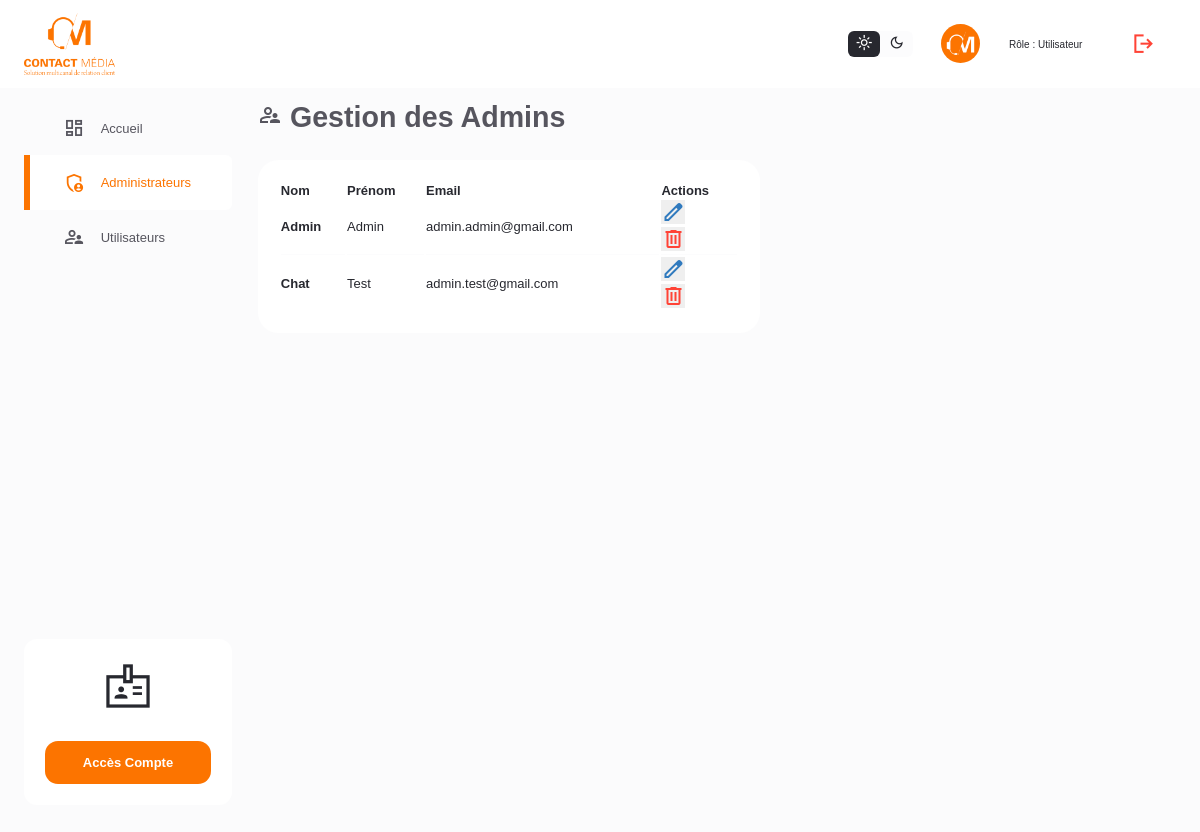
The page /management_admin.php (signed in) on the database its author committed.
### tables this page shows
CREATE TABLE `users` (
  `id` int(11) NOT NULL,
  `lastname` varchar(255) NOT NULL,
  `firstname` varchar(255) NOT NULL,
  `email` varchar(255) NOT NULL,
  `password` varchar(255) NOT NULL,
  `workspace_connected` tinyint(1) NOT NULL
);

### public/management_admin.php (the view, shortened to what this page needs)
<?php
if ($_SESSION['workspace'] == true) {
         header('Location: index.php'); ?>
<!DOCTYPE html>
<html lang="fr">
<head>
    <link rel="stylesheet" href="assets/css/main.css">
</head>
<body>
    <?php include('header.php') ?>
    <main>
        <aside>
            <?php
    include('sidebar.php')?>
        </aside>
        <section class="middle">
            <div class="header">
                <h1><span class="material-symbols-sharp">supervisor_account</span> Gestion des Admins</h1>
            </div>
            <div class="admin-user">
                <table>
                    <thead>
                        <tr>
                            <th>Nom</th>
                            <th>Prénom</th>
                            <th>Email</th>
                            <th>Actions</th>
                        </tr>
                    </thead>
                    <tbody>
                        <?php
    include_once('function_connect.php');
    $stmt = $sql->prepare("SELECT * FROM users NATURAL JOIN roles WHERE workspace_role = '1000' ORDER BY `firstname` ASC");
    $stmt->execute();
    $users = $stmt->fetchAll();
    foreach ($users as $user) {
                        ?>
                         <tr>
                             <td><b><?php echo $user['lastname']; ?></b></td>
                             <td><?php echo $user['firstname']; ?></td>
                             <td><?php echo $user['email']; ?></td>
                             <td>
                             <form method="post">
                              <button type="submit" name="edit" class="material-symbols-outlined secondary">edit</button>
                             </form>
                             <form onsubmit="return confirm('Cet utilisateur sera supprimé')" action="" method="post">
                                 <button type="submit" name="delete" class="material-symbols-outlined danger">delete</button>
                             </form>
                                 </div>
                             </td>
                         </tr>
                         <?php }
                         ?>
        </section>
    </main>
</body>
</html>
<?php } else
    header('Location: index.php');

### public/assets/css/main.css (style rules this page uses)
:root { --color-white: #ffffff; --color-light: #f0eff538; --color-gray-light: #86848c; --color-gray-dark: #56555e; --color-dark: #27282f; --color-primary: rgb(252, 116, 0); --color-secondary: rgb(48, 122, 190); --color-success: rgb(34, 202, 75); --color-danger: rgb(255, 67, 54); --color-warning: rgb(234, 181, 7); --color-primary-light: rgba(252, 116, 0, 0.2); --color-secondary-light: rgba(48, 122, 190, 0.2); --color-success-light: rgba(34, 202, 75, 0.2); --color-danger-light: rgba(255, 67, 54, 0.2); --color-warning-light: rgba(234, 181, 7, 0.2); --card-padding: 1.6rem; --padding-1: 1rem; --padding-2: 8px; --card-border-radius: 1.6rem; --border-radius-1: 1rem; --border-radius-2: 6px; }
* { margin: 0; padding: 0; outline: 0; border: 0; appearance: none; text-decoration: none; list-style: none; box-sizing: border-box; }
html { font-size: 13px; }
body { background: var(--color-light); font-family: poppins, sans-serif; min-height: 100vh; color: var(--color-dark); }
h1 { font-size: 2.2rem; color: var(--color-gray-dark); }
.secondary { color: var(--color-secondary); }
.danger { color: var(--color-danger); }
main { display: grid; grid-template-columns: 16rem auto 30rem; gap: 2rem; width: 96%; margin: 1rem auto 4rem; }
main aside { display: flex; flex-direction: column; justify-content: space-between; height: 88vh; }
main section.middle .header { display: flex; align-items: center; gap: 1rem; }
main .admin-user { margin-top: 2rem; }
main .admin-user table { background: var(--color-white); width: 100%; border-radius: var(--card-border-radius); padding: var(--card-padding); text-align: left; font-weight: 300; box-shadow: var(--box-shadow); transition: all 300ms ease; }
main table tbody td { height: 2.8rem; border-bottom: 1px solid var(--color-light); color: var(--color-dark-variant); }
main table tbody tr:last-child td { border: none; }

### rows shown on the page
users: lastname "Admin", firstname "Admin", email "admin.admin@gmail.com"
users: lastname "Chat", firstname "Test", email "admin.test@gmail.com"

### other values the page prints
$role_display "Utilisateur"
